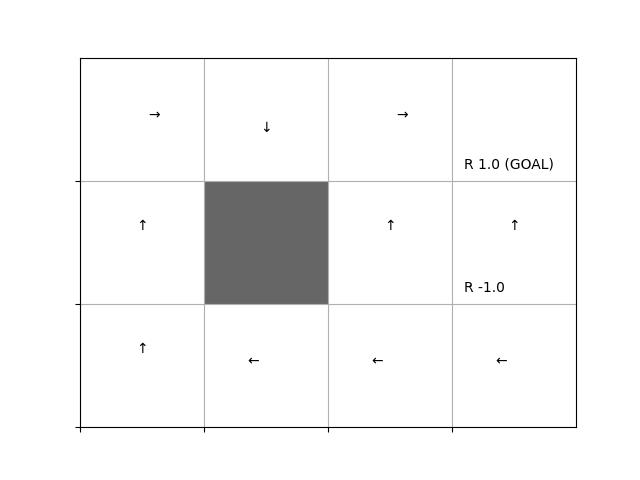

Source code (Python):
import os, sys; sys.path.append(os.path.join(os.path.dirname(__file__), '..'))  # for importing the parent dirs
from collections import defaultdict, deque
import numpy as np
from common.gridworld import GridWorld
from common.utils import greedy_probs


class SarsaAgent:
    def __init__(self):
        self.gamma = 0.9
        self.alpha = 0.8
        self.epsilon = 0.1
        self.action_size = 4

        random_actions = {0: 0.25, 1: 0.25, 2: 0.25, 3: 0.25}
        self.pi = defaultdict(lambda: random_actions)
        self.Q = defaultdict(lambda: 0)
        self.memory = deque(maxlen=2)

    def get_action(self, state):
        action_probs = self.pi[state]
        actions = list(action_probs.keys())
        probs = list(action_probs.values())
        return np.random.choice(actions, p=probs)

    def reset(self):
        self.memory.clear()

    def update(self, state, action, reward, done):
        self.memory.append((state, action, reward, done))
        if len(self.memory) < 2:
            return

        state, action, reward, done = self.memory[0]
        next_state, next_action, _, _ = self.memory[1]
        next_q = 0 if done else self.Q[next_state, next_action]

        target = reward + self.gamma * next_q
        self.Q[state, action] += (target - self.Q[state, action]) * self.alpha
        self.pi[state] = greedy_probs(self.Q, state, self.epsilon)


env = GridWorld()
agent = SarsaAgent()

episodes = 10000
for episode in range(episodes):
    state = env.reset()
    agent.reset()

    while True:
        action = agent.get_action(state)
        next_state, reward, done = env.step(action)

        agent.update(state, action, reward, done)

        if done:
            agent.update(next_state, None, None, None)
            break
        state = next_state

env.render_q(agent.Q)

# added for remote figure
import matplotlib.pyplot as plt
plt.savefig("ch06/sarsa.jpg")